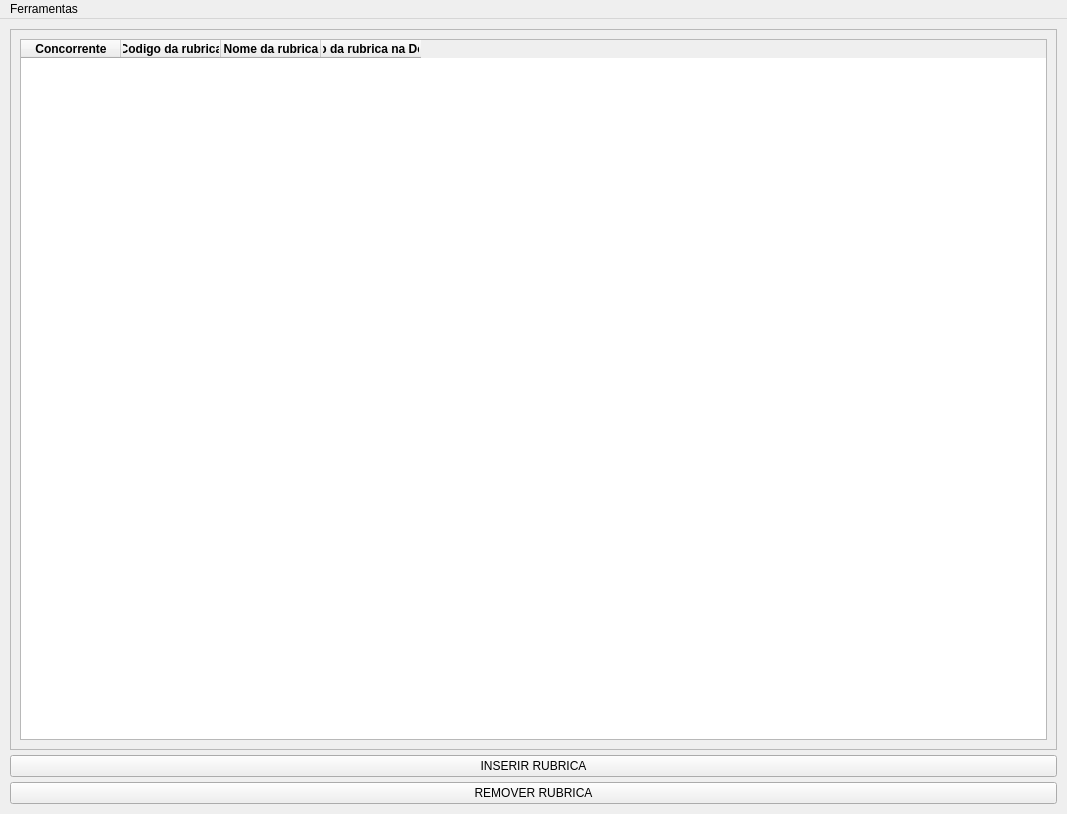
<?xml version="1.0" encoding="UTF-8"?>
<ui version="4.0">
 <class>MainWindow</class>
 <widget class="QMainWindow" name="MainWindow">
  <property name="geometry">
   <rect>
    <x>0</x>
    <y>0</y>
    <width>1067</width>
    <height>814</height>
   </rect>
  </property>
  <property name="windowTitle">
   <string>Preset de rúbricas para médias</string>
  </property>
  <widget class="QWidget" name="centralwidget">
   <property name="sizePolicy">
    <sizepolicy hsizetype="Minimum" vsizetype="Minimum">
     <horstretch>0</horstretch>
     <verstretch>0</verstretch>
    </sizepolicy>
   </property>
   <layout class="QHBoxLayout" name="horizontalLayout">
    <property name="spacing">
     <number>5</number>
    </property>
    <property name="leftMargin">
     <number>10</number>
    </property>
    <property name="topMargin">
     <number>10</number>
    </property>
    <property name="rightMargin">
     <number>10</number>
    </property>
    <property name="bottomMargin">
     <number>10</number>
    </property>
    <item>
     <layout class="QVBoxLayout" name="verticalLayout">
      <item>
       <widget class="QFrame" name="frame">
        <property name="frameShape">
         <enum>QFrame::StyledPanel</enum>
        </property>
        <property name="frameShadow">
         <enum>QFrame::Raised</enum>
        </property>
        <layout class="QVBoxLayout" name="verticalLayout_2">
         <item>
          <widget class="QTableWidget" name="tablewidget_preset">
           <property name="editTriggers">
            <set>QAbstractItemView::NoEditTriggers</set>
           </property>
           <property name="selectionMode">
            <enum>QAbstractItemView::MultiSelection</enum>
           </property>
           <property name="selectionBehavior">
            <enum>QAbstractItemView::SelectRows</enum>
           </property>
           <column>
            <property name="text">
             <string>Concorrente</string>
            </property>
            <property name="font">
             <font>
              <weight>75</weight>
              <bold>true</bold>
             </font>
            </property>
           </column>
           <column>
            <property name="text">
             <string>Codigo da rubrica</string>
            </property>
            <property name="font">
             <font>
              <weight>75</weight>
              <bold>true</bold>
             </font>
            </property>
           </column>
           <column>
            <property name="text">
             <string>Nome da rubrica</string>
            </property>
            <property name="font">
             <font>
              <weight>75</weight>
              <bold>true</bold>
             </font>
            </property>
           </column>
           <column>
            <property name="text">
             <string>Codigo da rubrica na Dominio</string>
            </property>
            <property name="font">
             <font>
              <weight>75</weight>
              <bold>true</bold>
             </font>
            </property>
           </column>
          </widget>
         </item>
        </layout>
       </widget>
      </item>
      <item>
       <widget class="QPushButton" name="button_insert">
        <property name="text">
         <string>INSERIR RUBRICA</string>
        </property>
       </widget>
      </item>
      <item>
       <widget class="QPushButton" name="button_remove">
        <property name="text">
         <string>REMOVER RUBRICA</string>
        </property>
       </widget>
      </item>
     </layout>
    </item>
   </layout>
  </widget>
  <widget class="QMenuBar" name="menuBar">
   <property name="geometry">
    <rect>
     <x>0</x>
     <y>0</y>
     <width>1067</width>
     <height>21</height>
    </rect>
   </property>
   <widget class="QMenu" name="menuFerramentas">
    <property name="title">
     <string>Ferramentas</string>
    </property>
    <addaction name="actionImportar_rubricas"/>
    <addaction name="actionExportar_Preset"/>
    <addaction name="actionCarregar_relacionamentos"/>
   </widget>
   <addaction name="menuFerramentas"/>
  </widget>
  <action name="action__update_def">
   <property name="text">
    <string>Atualizar DEF</string>
   </property>
  </action>
  <action name="actionPreparar_ambiente">
   <property name="text">
    <string>Preparar ambiente</string>
   </property>
  </action>
  <action name="actionFolhamatic">
   <property name="text">
    <string>Folhamatic</string>
   </property>
  </action>
  <action name="actionPontos_de_aten_o">
   <property name="text">
    <string>Pontos de atenção</string>
   </property>
  </action>
  <action name="actionImportar_rubricas">
   <property name="text">
    <string>Importar Preset</string>
   </property>
  </action>
  <action name="actionExportar_Preset">
   <property name="text">
    <string>Exportar Preset</string>
   </property>
  </action>
  <action name="actionCarregar_relacionamentos">
   <property name="text">
    <string>Carregar relacionamentos</string>
   </property>
  </action>
 </widget>
 <resources/>
 <connections/>
</ui>
